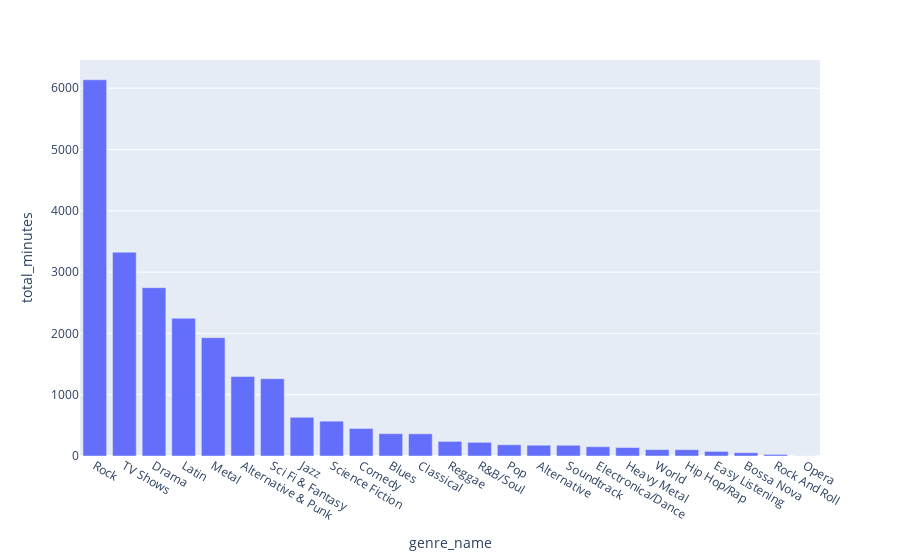

Source (notebook cell):
### Code cell
px.bar(
    data_frame=df_genre_minutes,
    x='genre_name',
    y='total_minutes'
)

### Figure 1 — Plotly figure (JSON) as saved in the notebook; plotly's stock layout.template omitted (floating-point values rounded to 4 significant figures)
{"data": [{"alignmentgroup": "True", "hovertemplate": "genre_name=%{x}<br>total_minutes=%{y}<extra></extra>", "legendgroup": "", "marker": {"color": "#636efa", "pattern": {"shape": ""}}, "name": "", "offsetgroup": "", "orientation": "v", "showlegend": false, "textposition": "auto", "type": "bar", "x": ["Rock", "TV Shows", "Drama", "Latin", "Metal", "Alternative & Punk", "Sci Fi & Fantasy", "Jazz", "Science Fiction", "Comedy", "Blues", "Classical", "Reggae", "R&B/Soul", "Pop", "Alternative", "Soundtrack", "Electronica/Dance", "Heavy Metal", "World", "Hip Hop/Rap", "Easy Listening", "Bossa Nova", "Rock And Roll", "Opera"], "xaxis": "x", "y": [6137, 3324, 2746, 2247, 1930, 1296, 1261, 632, 568, 449, 364, 362, 238, 223, 183, 176, 175, 151, 138, 104, 103, 75, 54, 26, 2], "yaxis": "y"}], "layout": {"barmode": "relative", "legend": {"tracegroupgap": 0}, "margin": {"t": 60}, "xaxis": {"anchor": "y", "domain": [0, 1], "title": {"text": "genre_name"}}, "yaxis": {"anchor": "x", "domain": [0, 1], "title": {"text": "total_minutes"}}}}
